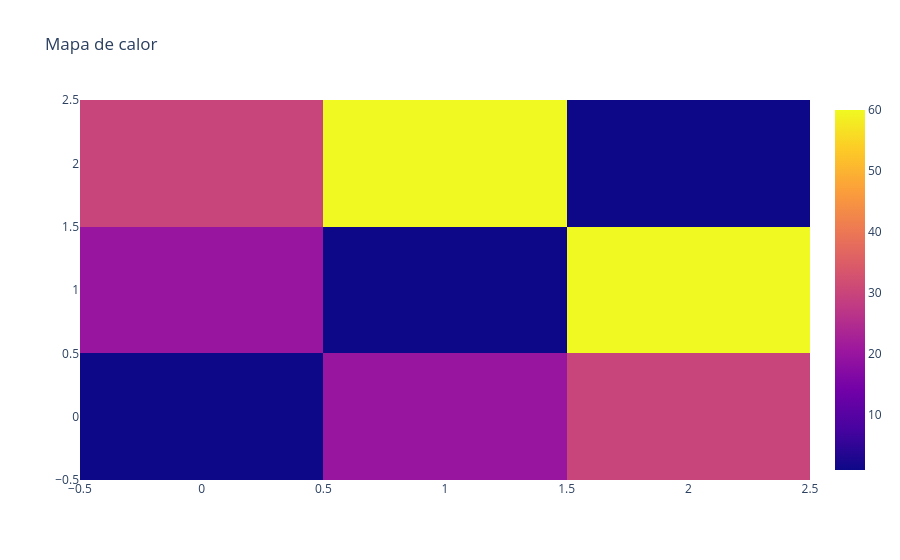

The notebook cell this image was saved under:
### Code cell
z = [[1,20,30], 
     [20,1,60], 
     [30,60,1]]

fig6 = go.Figure(data=go.Heatmap(z=z))

fig6.update_layout(title="Mapa de calor")

### Figure 1 — Plotly figure (JSON) as saved in the notebook; plotly's stock layout.template omitted (floating-point values rounded to 4 significant figures)
{"data": [{"type": "heatmap", "z": [[1, 20, 30], [20, 1, 60], [30, 60, 1]]}], "layout": {"title": {"text": "Mapa de calor"}}}
